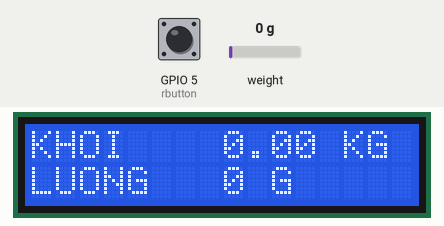
Bench run of a sketch on a simulated ESP32. Parts: 16×2 character LCD. The inputs (shaded band) are chosen by the test bench; at power-on: weight on the scale 0 g, GPIO 5 (rbutton) HIGH. WiFi joins after 1.5 s; servers stay silent unless stated; what the sketch prints to the serial monitor is not drawn.

Above: at 6.1 s.
6.2 s: weight on the scale set to 1250 g
At 8.4 s:
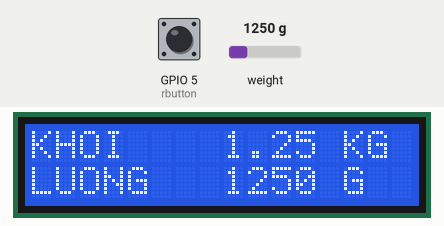
11.5 s: weight on the scale set to 100 g
At 12.4 s:
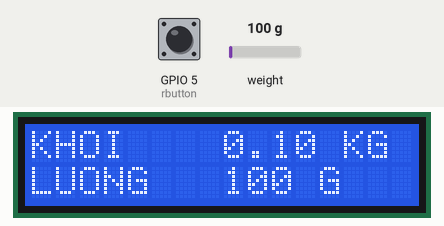
13.3 s: weight on the scale set to 2500 g
At 15.5 s:
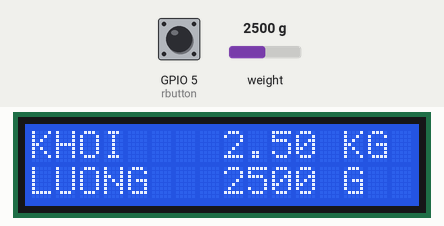
Timing chart, 0 to 17.0 s (numbered marks = the images above; inputs shaded):
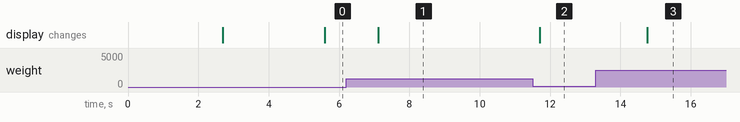

The sketch:

Loadcell_Blynk.ino
```cpp
#define BLYNK_TEMPLATE_ID "TMPL6VkWCwkjp"
#define BLYNK_TEMPLATE_NAME "Weight Loadcell"
#define BLYNK_AUTH_TOKEN "YjN26JydgdiBwuFm6Y1OjqyXSxjRrtg1"
#include <WiFi.h>
#include <WiFiClient.h>
#include <BlynkSimpleEsp32.h>

#include "HX711.h"
#include <Wire.h>
#include <LiquidCrystal_I2C.h>
LiquidCrystal_I2C lcd(0x27, 16, 2);
#define DOUT 16
#define CLK 4
HX711 scale;

#define BLYNK_PRINT Serial
char auth[] = BLYNK_AUTH_TOKEN;

// Your WiFi credentials.
// Set password to "" for open networks.
char ssid[] = "LUN 1";
char pass[] = "Xomtro179";

int rbutton = 5; // this button will be used to reset the scale to 0.
float weight;
float nang;
float a;
float b;
float e;
int c;
float calibration_factor = -(-226275); //226275 for esp32

void setup()
{
  delay(700);
  scale.begin(DOUT, CLK);
  Serial.begin(115200);
  pinMode(rbutton, INPUT_PULLUP);
  scale.set_scale();
  scale.tare(); //Reset the scale to 0
  long zero_factor = scale.read_average(); //Get a baseline reading

  lcd.begin();
  lcd.backlight();

  Blynk.begin(auth, ssid, pass);
}

void loop()
{
  Blynk.run();
  e = 0;
  scale.set_scale(calibration_factor); //Adjust to this calibration factor

  weight = scale.get_units(10);
  nang = weight * 1000;
  a = nang * 1;
  b = weight * 1;
  if (a<0)
  {
    a = 0;
  }
  if (b<0)
  {
    b = 0;
  }

  c = round(a);
  lcd.clear();
  lcd.setCursor(0, 0);
  lcd.print("KHOI");
  lcd.setCursor(8, 0);
  lcd.print(b);
  lcd.print(" KG");
  lcd.setCursor(0, 1);
  lcd.print("LUONG");
  lcd.setCursor(8, 1);
  lcd.print(c);
  lcd.print(" G");
  Blynk.virtualWrite(V0,b);
  Blynk.virtualWrite(V1,c);
  delay(500);


  Serial.print("Weight: ");
  Serial.print(weight, 3);
  Serial.println(" KG");
  Serial.println();


  if ( digitalRead(rbutton) == LOW)
  {
  scale.set_scale();
  scale.tare(); //Reset the scale to 0
  }
}
```

Measured:
- after the input at 6.2 s, the display: changes after 0.92 s (image 1)
- after the input at 11.5 s, the display: changes after 0.20 s (image 2)
- after the input at 13.3 s, the display: changes after 1.5 s (image 3)
